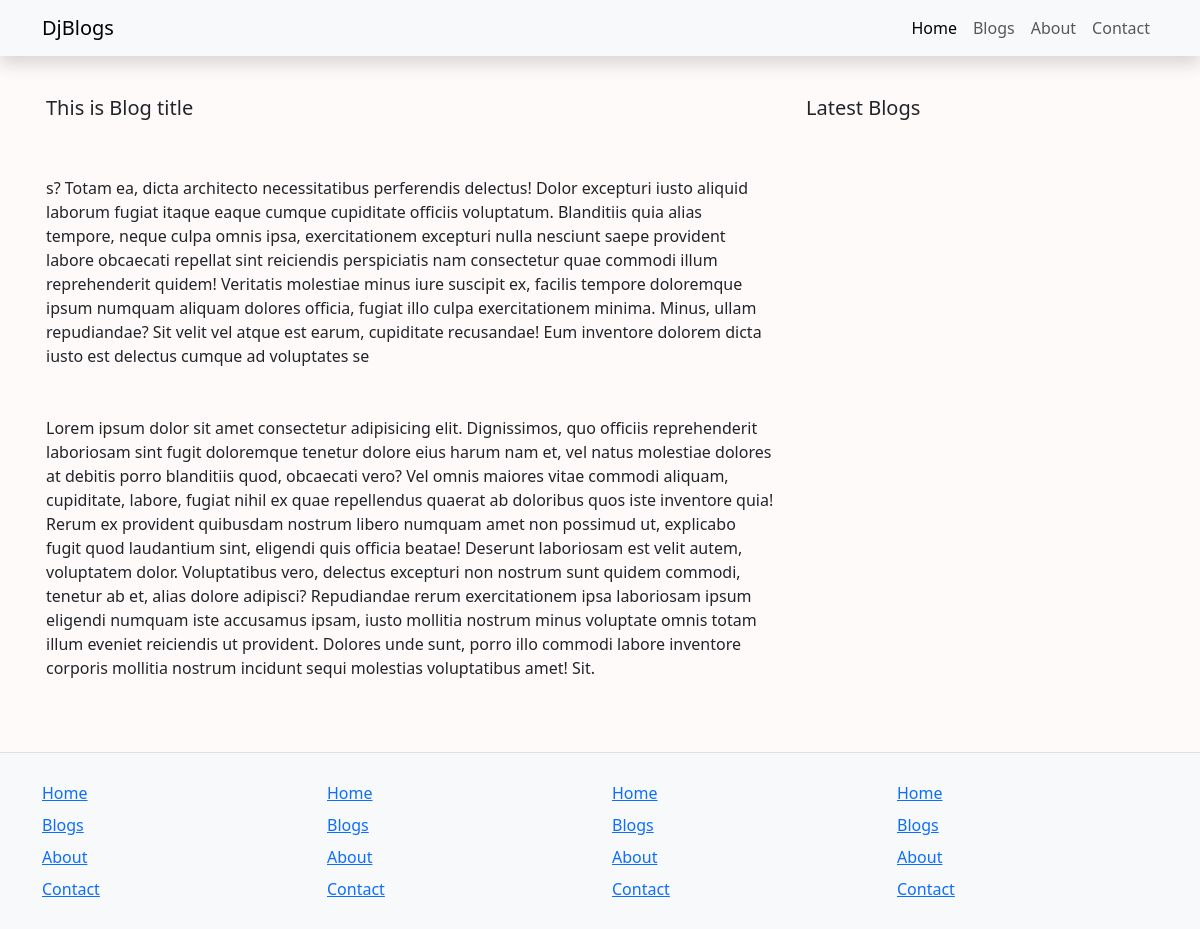
The page /blogs/ on the database as committed earlier.
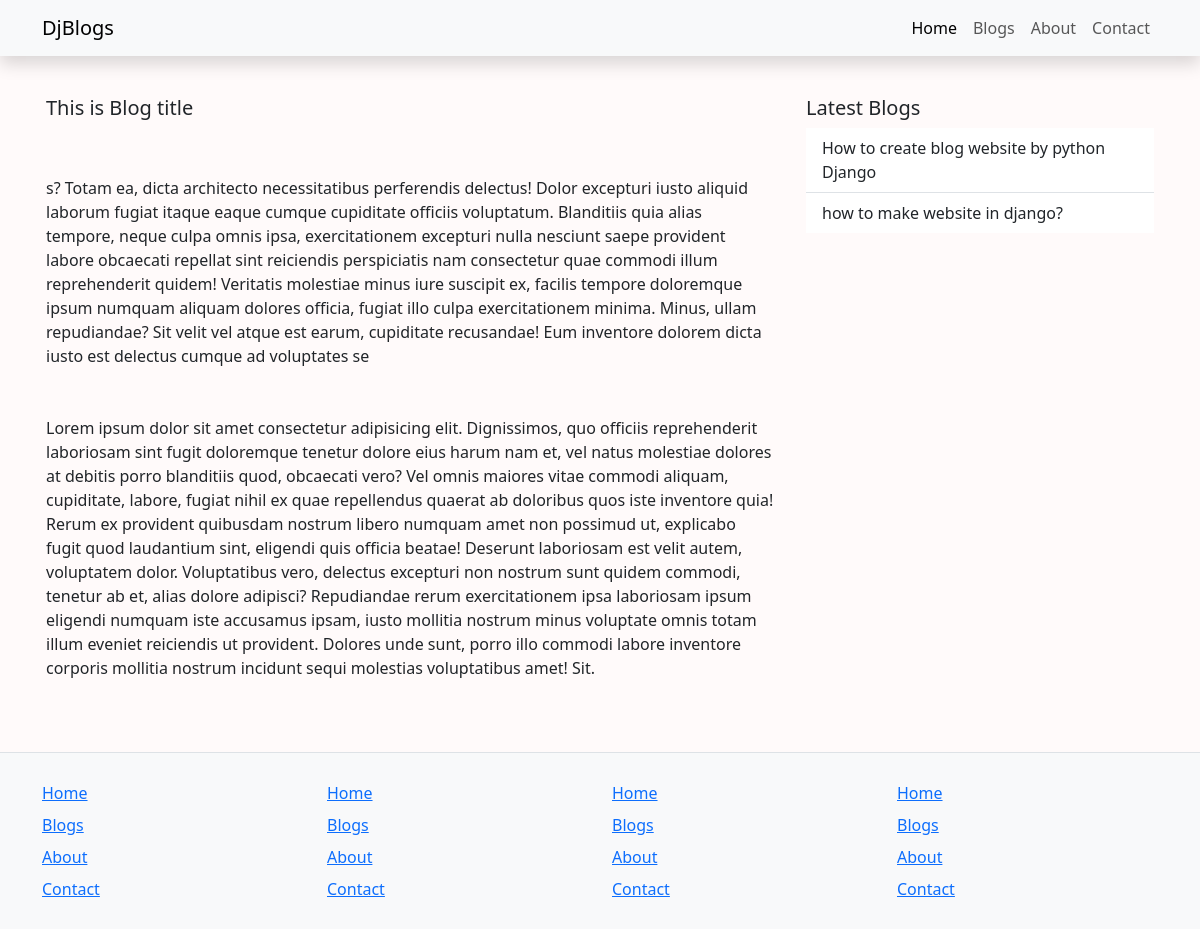
The same page on the database as committed later.
### blogs/models.py (models this page shows)
class Blogs(models.Model):
    slug = models.SlugField(null=True,blank=True)
    title = models.CharField(max_length=255)
    category = models.CharField(max_length=100)
    description = models.TextField(max_length=255)
    img = models.ImageField(upload_to="blogs/images")
    added_on = models.DateTimeField(auto_now_add=True)
    updated_on = models.DateTimeField(auto_now=True)

### djangotutorials/views.py (the view)
# urls.py: path('blogs/',views.blogs),
def blogs(request):
    allBlogs = Blogs.objects.all()
    return render(request,"blogs.html",{"allBlogs":allBlogs})

### templates/blogs.html (shortened to what this page needs)
{% extends 'template.html' %}
{% block mainContent %}
  <div class="container">
    <div class="row my-4">
      <div class="col-md-8 p-3">
        <h1 class="h5">This is Blog title</h1>
        <p class="py-3">s? Totam ea, dicta architecto necessitatibus perferendis delectus! Dolor excepturi iusto aliquid laborum fugiat itaque eaque cumque cupiditate officiis voluptatum. Blanditiis quia alias tempore, neque culpa omnis ipsa, exercitationem excepturi nulla nesciunt saepe provident labore obcaecati repellat sint reiciendis perspiciatis nam consectetur quae commodi illum reprehenderit quidem! Veritatis molestiae minus iure suscipit ex, facilis tempore doloremque ipsum numquam aliquam dolores officia, fugiat illo culpa exercitationem minima. Minus, ullam repudiandae? Sit velit vel atque est earum, cupiditate recusandae! Eum inventore dolorem dicta iusto est delectus cumque ad voluptates se</p>
        <p class="py-3">Lorem ipsum dolor sit amet consectetur adipisicing elit. Dignissimos, quo officiis reprehenderit laboriosam sint fugit doloremque tenetur dolore eius harum nam et, vel natus molestiae dolores at debitis porro blanditiis quod, obcaecati vero? Vel omnis maiores vitae commodi aliquam, cupiditate, labore, fugiat nihil ex quae repellendus quaerat ab doloribus quos iste inventore quia! Rerum ex provident quibusdam nostrum libero numquam amet non possimud ut, explicabo fugit quod laudantium sint, eligendi quis officia beatae! Deserunt laboriosam est velit autem, voluptatem dolor. Voluptatibus vero, delectus excepturi non nostrum sunt quidem commodi, tenetur ab et, alias dolore adipisci? Repudiandae rerum exercitationem ipsa laboriosam ipsum eligendi numquam iste accusamus ipsam, iusto mollitia nostrum minus voluptate omnis totam illum eveniet reiciendis ut provident. Dolores unde sunt, porro illo commodi labore inventore corporis mollitia nostrum incidunt sequi molestias voluptatibus amet! Sit.</p>
      </div>
      <div class="col-md-4 p-3">
        <h1 class="h5">Latest Blogs</h1>
        <ul class="list-group list-group-flush">
          {% for blog in allBlogs %}
            <a href="{{ blog.slug }}" class="list-group-item list-group-item-action">{{ blog.title }}</a>
          {% endfor %}
        </ul>
      </div>
    </div>
  </div>
{% endblock %}

### templates/template.html (shortened to what this page needs)
{% include 'header.html' %}
{% block mainContent %}{% endblock %}
{% include 'footer.html' %}

### templates/header.html (shortened to what this page needs)
<!DOCTYPE html>
<html lang="en">
  <head>
    <link href="https://cdn.jsdelivr.net/npm/bootstrap@5.3.0-alpha1/dist/css/bootstrap.min.css" rel="stylesheet" />
    <link rel="stylesheet" href="static/css/style.css" />
  </head>
  <body>
    <nav class="navbar navbar-expand-lg bg-body-tertiary shadow">
      <div class="container">
        <a class="navbar-brand" href="/">DjBlogs</a>
        <div class="collapse navbar-collapse justify-content-end" id="navbarNav">
          <ul class="navbar-nav">
            <li class="nav-item">
              <a class="nav-link active" aria-current="page" href="/">Home</a>
            </li>
            <li class="nav-item">
              <a class="nav-link" href="/blogs">Blogs</a>
            </li>
            <li class="nav-item">
              <a class="nav-link" href="/about">About</a>
            </li>
            <li class="nav-item">
              <a class="nav-link" href="/contact">Contact</a>
            </li>
          </ul>
        </div>
      </div>
    </nav>
  </body>
</html>

### templates/footer.html (shortened to what this page needs)
<div class="container-fluid bg-light mt-4 border-top">
<footer class="container">
        <div class="row">
            <div class="col-lg-3 col-md-3 col-sm-6">
                    <ul class="list-group my-4">
                        <li class="nav-link py-1"><a href="#">Home</a></li>
                        <li class="nav-link py-1"><a href="#">Blogs</a></li>
                        <li class="nav-link py-1"><a href="#">About</a></li>
                        <li class="nav-link py-1"><a href="#">Contact</a></li>
                    </ul>
            </div>
            <div class="col-lg-3 col-md-3 col-sm-6">
                    <ul class="list-group my-4">
                        <li class="nav-link py-1"><a href="#">Home</a></li>
                        <li class="nav-link py-1"><a href="#">Blogs</a></li>
                        <li class="nav-link py-1"><a href="#">About</a></li>
                        <li class="nav-link py-1"><a href="#">Contact</a></li>
                    </ul>
            </div>
            <div class="col-lg-3 col-md-3 col-sm-6">
                    <ul class="list-group my-4">
                        <li class="nav-link py-1"><a href="#">Home</a></li>
                        <li class="nav-link py-1"><a href="#">Blogs</a></li>
                        <li class="nav-link py-1"><a href="#">About</a></li>
                        <li class="nav-link py-1"><a href="#">Contact</a></li>
                    </ul>
            </div>
            <div class="col-lg-3 col-md-3 col-sm-6">
                    <ul class="list-group my-4">
                        <li class="nav-link py-1"><a href="#">Home</a></li>
                        <li class="nav-link py-1"><a href="#">Blogs</a></li>
                        <li class="nav-link py-1"><a href="#">About</a></li>
                        <li class="nav-link py-1"><a href="#">Contact</a></li>
                    </ul>
            </div>
        </div>
    </footer>
</div>
</body>
</html>

### static/css/style.css (style rules this page uses)
* { margin: 0; padding: 0; box-sizing: border-box; }
body { background: snow; }

Rows that differ between the two databases and show on the page:
added Blogs: title "How to create blog website by python Django"
added Blogs: title "how to make website in django?"
